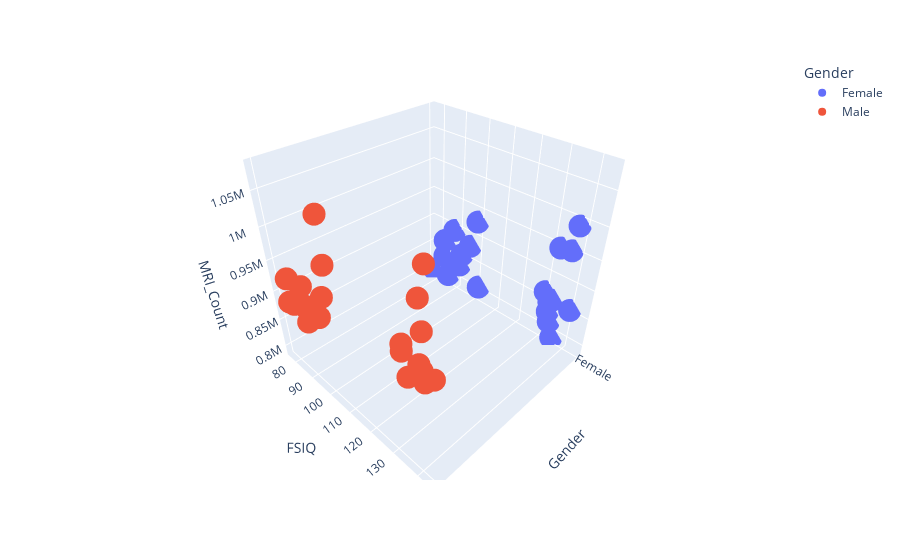

This figure's notebook cell:
### Markdown cell above
# Gender vs FSIQ vs MRI_Count

### Code cell
#scatter plot 
px.scatter_3d(df,x="Gender",y="FSIQ",z="MRI_Count",color="Gender")

### Figure 1 — Plotly figure (JSON) as saved in the notebook; plotly's stock layout.template omitted (floating-point values rounded to 4 significant figures)
{"data": [{"hovertemplate": "Gender=%{x}<br>FSIQ=%{y}<br>MRI_Count=%{z}<extra></extra>", "legendgroup": "Female", "marker": {"color": "#636efa", "symbol": "circle"}, "mode": "markers", "name": "Female", "scene": "scene", "showlegend": true, "type": "scatter3d", "x": ["Female", "Female", "Female", "Female", "Female", "Female", "Female", "Female", "Female", "Female", "Female", "Female", "Female", "Female", "Female", "Female", "Female", "Female", "Female", "Female"], "y": [133, 137, 99, 138, 92, 132, 140, 96, 83, 132, 101, 135, 91, 85, 77, 130, 133, 83, 133, 88], "z": [816932, 951545, 928799, 991305, 854258, 833868, 856472, 878897, 865363, 852244, 808020, 790619, 831772, 798612, 793549, 866662, 857782, 834344, 948066, 893983]}, {"hovertemplate": "Gender=%{x}<br>FSIQ=%{y}<br>MRI_Count=%{z}<extra></extra>", "legendgroup": "Male", "marker": {"color": "#EF553B", "symbol": "circle"}, "mode": "markers", "name": "Male", "scene": "scene", "showlegend": true, "type": "scatter3d", "x": ["Male", "Male", "Male", "Male", "Male", "Male", "Male", "Male", "Male", "Male", "Male", "Male", "Male", "Male", "Male", "Male", "Male", "Male", "Male", "Male"], "y": [140, 139, 133, 89, 133, 141, 135, 100, 80, 83, 97, 139, 141, 103, 144, 103, 90, 140, 81, 89], "z": [1001121, 1038437, 965353, 904858, 955466, 1079549, 924059, 945088, 889083, 892420, 905940, 955003, 935494, 1062462, 949589, 997925, 879987, 949395, 930016, 935863]}], "layout": {"legend": {"title": {"text": "Gender"}, "tracegroupgap": 0}, "margin": {"t": 60}, "scene": {"domain": {"x": [0, 1], "y": [0, 1]}, "xaxis": {"categoryarray": ["Female", "Male"], "categoryorder": "array", "title": {"text": "Gender"}}, "yaxis": {"title": {"text": "FSIQ"}}, "zaxis": {"title": {"text": "MRI_Count"}}}}}
